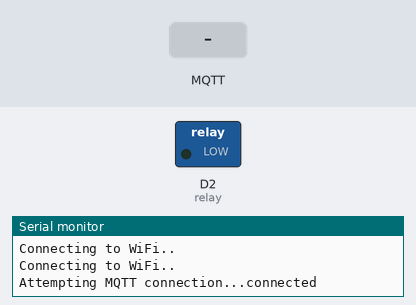
This sketch was run on a simulated ESP8266 (NodeMCU). Shown: switched loads named in the sketch (green lamp = pin HIGH), the last lines printed to the serial monitor. The inputs (shaded band) are chosen by the test bench. WiFi joins after 1.5 s; servers stay silent unless stated; no MQTT or app messages arrive unless stated.

Above: at 2.7 s.
2.8 s: MQTT message "1" arrives on the first subscribed topic
At 4.0 s:
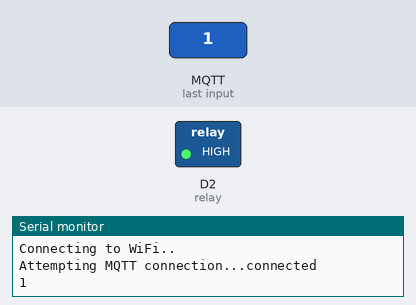
4.3 s: MQTT message "0" arrives on the first subscribed topic
At 5.4 s:
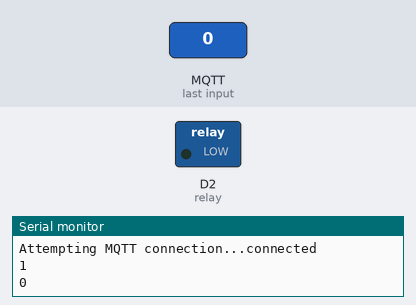
Timing chart, 0 to 7.3 s (numbered marks = the images above; inputs shaded):
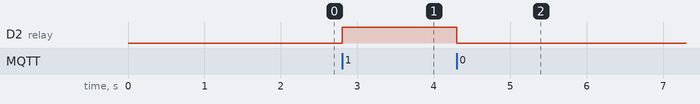

Measured:
- after the input at 2.8 s, D2 (relay): LOW → HIGH at once
- after the input at 4.3 s, D2 (relay): HIGH → LOW at once

The sketch:

Node1-Relay.ino
```cpp
#include <EEPROM.h>
#include <ESP8266WiFi.h>
#include <PubSubClient.h>
#include <Wire.h>

const char* ssid = "Mi A3";                           //!!!!!!!!!!!!!!!!!!!!!
const char* password = "pak12345";                //!!!!!!!!!!!!!!!!!!!!!
const char* mqtt_server = "192.168.223.110";
const int relay = D2;

WiFiClient espClient;
PubSubClient client(espClient);
void callback(char* topic, byte* payload, unsigned int length) {
  String receivedChar="";
   if (strcmp(topic,"Bulb")==0){
      for (int i=0;i<length;i++) {
        receivedChar = receivedChar + (char)payload[i];
      }
      Serial.println(receivedChar);
       if (receivedChar == "1"){
        digitalWrite(relay, HIGH);
        client.publish("App-Ack-Bulb","ON");
       }
       else{
        digitalWrite(relay, LOW);
        client.publish("App-Ack-Bulb","OFF");
       }


  }

}

void reconnect() {
 // Loop until we're reconnected
 while (!client.connected()) {
 Serial.print("Attempting MQTT connection...");
 // Attempt to connect
 if (client.connect("ESP8266 Client")) {
  Serial.println("connected");
  // ... and subscribe to topic
  client.subscribe("Bulb");
 } else {
  Serial.print("failed, rc=");
  Serial.print(client.state());
  Serial.println(" try again in 5 seconds");
  // Wait 5 seconds before retrying
  delay(5000);
  }
 }
}

void Wifi() {
 WiFi.begin(ssid, password);
 while(WiFi.status() != WL_CONNECTED) {
      delay(500);
      Serial.println("Connecting to WiFi..");
  }
 client.setServer(mqtt_server, 1883);
 client.setCallback(callback);

}


void setup() {
  Serial.begin(115200);
  Wifi();
  pinMode(relay, OUTPUT);
  digitalWrite(relay,LOW);
}

void loop() {
 if (!client.connected()) {
  reconnect();
 }
 client.loop();

}
```
